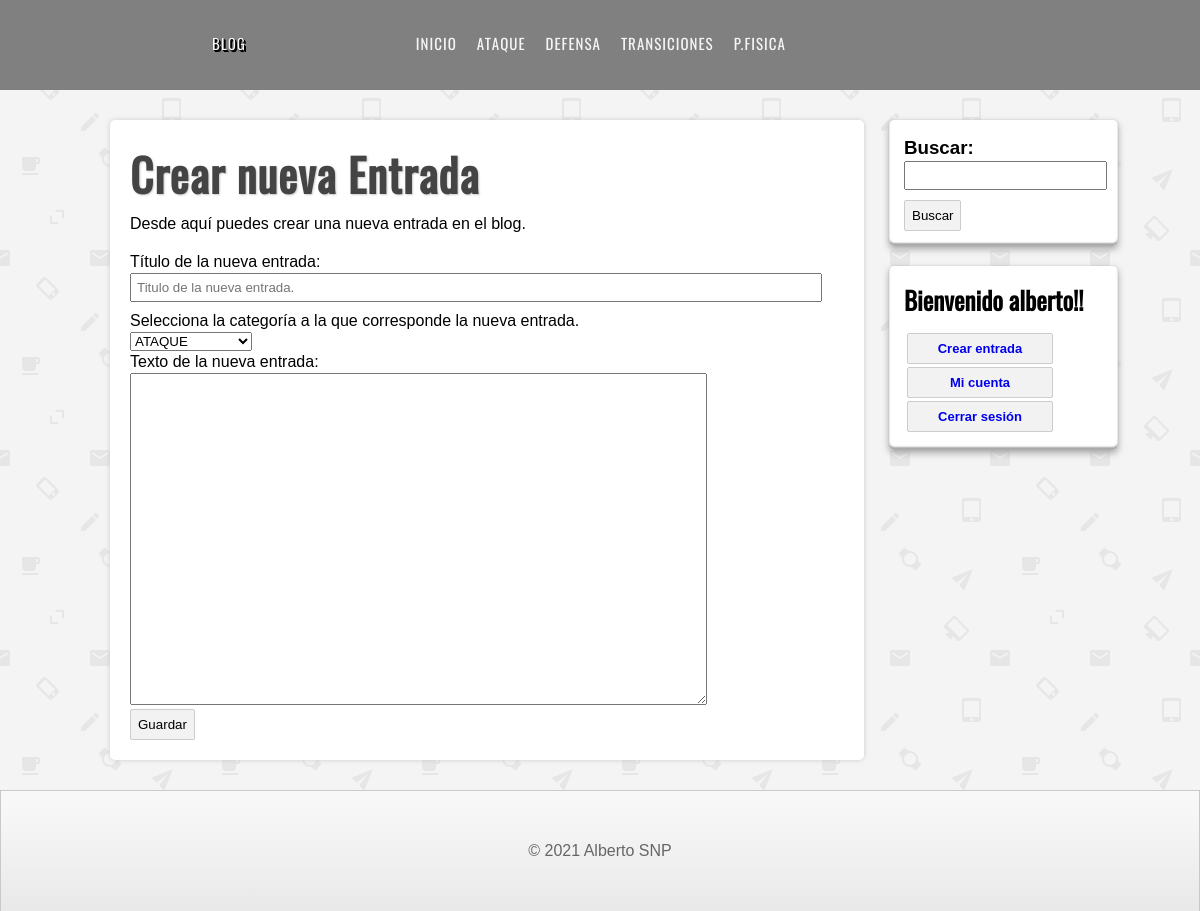
Page /new-entry.php (signed in) on the committed database.
### tables this page shows
CREATE TABLE IF NOT EXISTS `CATEGORIAS` (
  `id` int(255) NOT NULL AUTO_INCREMENT,
  `name` varchar(255) NOT NULL,
  PRIMARY KEY (`id`),
  UNIQUE KEY `name_unique` (`name`)
);

### BBDD/functions.php (called while the page is built, shortened)
<?php
function getCategorias(){
    $cnn = mysqli_connect(HOST,USER,PASS,BBDD);
    if ($cnn){
        $query = "SELECT * FROM CATEGORIAS ORDER BY id;";
        $rest = mysqli_query($cnn,$query);
        $categorias = [];
        while ($categoria = mysqli_fetch_assoc($rest)) {
            $categorias[] = $categoria;
        }
    }
    return $categorias;
}

### new-entry.php (the view, shortened to what this page needs)
<?php
require_once 'includes/header.php';
require_once 'includes/aside.php';
?>
<div id="main">
    <h1>Crear nueva Entrada</h1>
    <p>Desde aquí puedes crear una nueva entrada en el blog.</p> <br/>
    <form action="logica/save-entry.php" method="POST">
        <label for="title">Título de la nueva entrada:</label>
        <input type="text" name="title" id="title" placeholder="Titulo de la nueva entrada." required="required" />
        <label for="category">Selecciona la categoría a la que corresponde la nueva entrada.</label>
        <select name="category" id="category" required="required">
            <?php $categorias = getCategorias();
            foreach ($categorias as $categoria) { ?>
                <option value="<?=$categoria['id']?>"><?=$categoria['name']?></option>
            <?php } ?>
        </select>
        <label for="text">Texto de la nueva entrada:</label>
        <textarea name="text" id="text" cols="70" rows="22" required="required"></textarea>
        <input type="submit" value="Guardar" name="Guardar"/>
    </form>
</div>
<?php require_once 'includes/footer.php'; ?>

### includes/header.php (shortened to what this page needs)
<?php require_once 'BBDD/functions.php';
?>
<!DOCTYPE html>
<html lang="es">
<head>
    <link rel="stylesheet" href="assets/css/style.css" type="text/css" />
</head>
<body>
    <header id="header">
        <div id="nav">
            <ul>
                <li id="logo"><a href="index.php">BLOG</a></li>
                <li ><a href="index.php">INICIO</a></li>
                <?php
                $categorias = getCategorias();
                if (empty($categorias)){ ?>
                    <p>No hay Categorías</p>
                <?php } else { ?>
                    <?php foreach ($categorias as $categoria) { ?>
                        <li>
                            <a href="category.php?id=<?=$categoria['id']?>">
                                <?=$categoria['name']?>
                            </a>
                        </li>
                    <?php }?>
                <?php } ?>
            </ul>
        </div>
    </header>
    <div id="container">

### assets/css/style.css (style rules this page uses)
* { margin: 0px; padding: 0px; font-family: sans-serif, Helvetica , Arial; text-decoration: none; }
body { background: url(../img/email-pattern.png) #F4F4F4; display: flex; flex-wrap: wrap; }
#header { top: 0; position: fixed; width: 100%; height: 90px; background-color: grey; z-index: 9999; display: flex; align-items: center; justify-content: space-evenly; }
#logo { margin-right: 150px; }
#logo a { font-family: "oswald", Helvetica; letter-spacing: 2px; color: white; text-shadow: 0px 0px 0px black, 1px 1px 0px black, 2px 2px 0px black; transition: all 500ms; }
#nav { text-align: center; background: transparent; overflow: hidden; }
#nav ul { list-style: none; width: auto; display: inline-block; }
#nav ul li { float: left; align-items: center; }
#nav ul li a { letter-spacing: 1px; font-family: "oswald", Helvetica; font-size: 15px; color: whitesmoke; padding: 10px; text-decoration: none; }
#container { width: 85%; height: auto; margin: 0px auto; margin-top: 120px; margin-bottom: 30px; }
label, input[type='text'], input[type='email'], input[type='password'] { display: block; width: 95%; margin-top: 2px; margin-bottom: 2px; }
input[type='text'], input[type='email'], input[type='password'] { padding: 5px; margin-bottom: 10px; }
input[type='button'], input[type='submit'], .button { margin-top: 7px; margin-bottom: 7px; display: block; border-radius: 2px; padding: 7px; color: black; background-color: #f2f2f2; border: 1px solid #ccc; cursor: pointer; margin: 0px; }
#main { float: left; width: 70%; height: auto; background: white; border-radius: 5px; box-shadow: 0px 0px 5px #ccc; margin-left: 20px; margin-right: 5px; overflow: hidden; padding: 20px; }
#main h1 { font-size: 45px ; color: #444; letter-spacing: 1px; text-shadow: 1px 1px 2px #ccc; font-family: 'oswald'; }
#main p { margin-top: 8px ; }

### rows in the picture
categorias: name "ATAQUE"
categorias: name "DEFENSA"
categorias: name "TRANSICIONES"
categorias: name "P.FISICA"

### other values in the picture
$_SESSION['user']['name'] "alberto"
form field category "ATAQUE"
